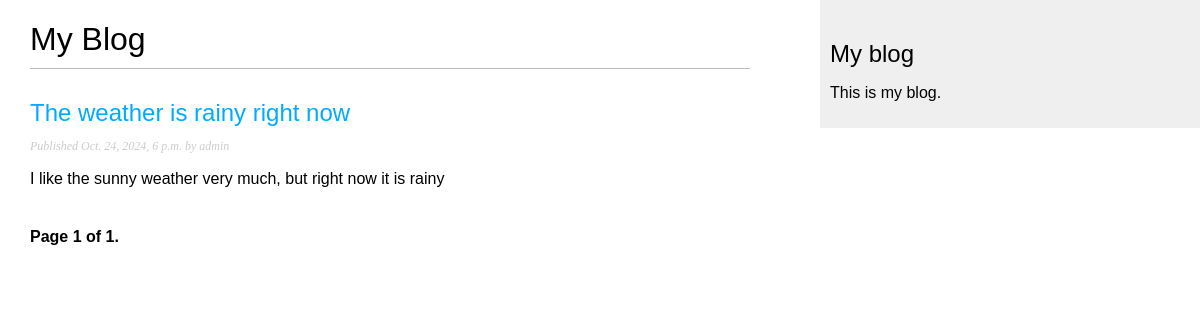
The page /blog/ on the database as committed earlier.
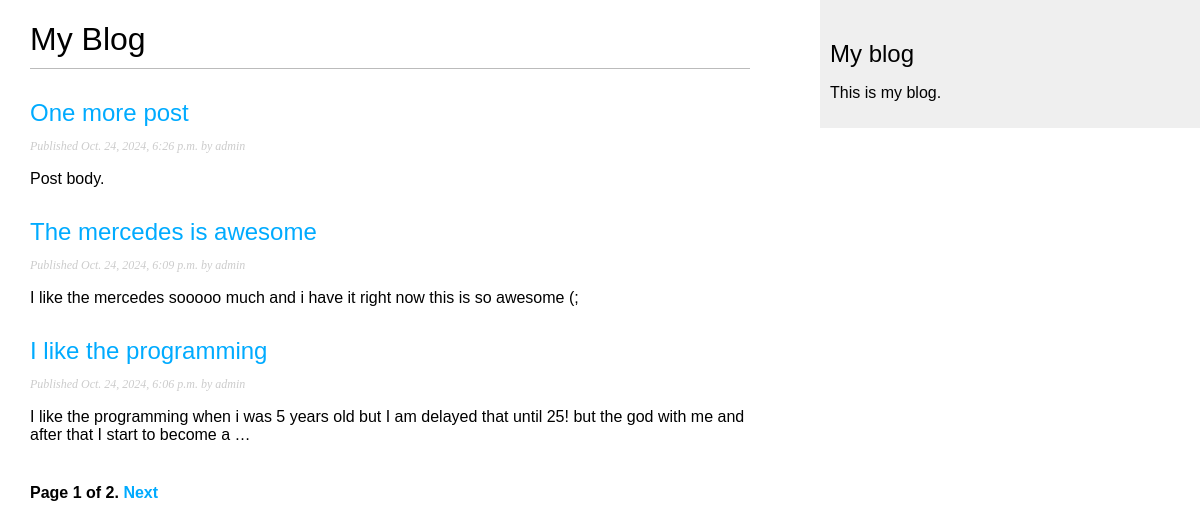
The same page on the database as committed later.
### blog/models.py (models this page shows, shortened)
class Post(models.Model):
    class Status(models.TextChoices):
        DRAFT = "DF", "Draft"
        PUBLISHED = "PB", "PUBLISHED"
    title = models.CharField(max_length=250)
    slug = models.SlugField(max_length=250, unique_for_date="publish")
    author = models.ForeignKey(
        settings.AUTH_USER_MODEL,
        on_delete=models.CASCADE,
        related_name="blog_posts"
    )
    body = models.TextField()
    publish = models.DateTimeField(default=timezone.now)
    created = models.DateTimeField(auto_now_add=True)
    updated = models.DateTimeField(auto_now=True)
    status = models.CharField(
        max_length=2,
        choices=Status,
        default=Status.DRAFT
    )
    tags = TaggableManager()
    objects = models.Manager()  # The default manager
    published = PublishedManager()  # Our custom manager
    class Meta:
        ordering = ["-publish"]
        indexes = [
            models.Index(fields=["-publish"])
        ]
    def get_absolute_url(self):
        return reverse("blog:post_detail", args=[self.publish.year, self.publish.month, self.publish.day, self.slug])

### blog/views.py (the view)
# urls.py: path("", views.PostListView.as_view(), name="post_list"),
class PostListView(ListView):
    queryset = Post.published.all()
    context_object_name = "posts"
    paginate_by = 3
    template_name = "blog/post/list.html"

### blog/templates/blog/post/list.html (shortened to what this page needs)
{% extends "blog/base.html" %}
{% block content %}
  <h1>My Blog</h1>
  {% for post in posts %}
    <h2>
      <a href="{{ post.get_absolute_url }}">
        {{ post.title }}
      </a>
    </h2>
    <p class="date">
      Published {{ post.publish }} by {{ post.author }}
    </p>
    {{ post.body|truncatewords:30|linebreaks }}
  {% endfor %}
  {% include "pagination.html" with page=page_obj %}
{% endblock %}

Rows that differ between the two databases and show on the page:
no longer on this page (row unchanged): Post: title "The weather is rainy right now", publish "Oct. 24, 2024, 6 p.m.", author "admin", body "I like the sunny weather very much, but right now it is rainy"
now on this page (row edited): Post: title "One more post", publish "Oct. 24, 2024, 6:26 p.m.", author "admin", body "Post body."
now on this page (row edited): Post: title "The mercedes is awesome", publish "Oct. 24, 2024, 6:09 p.m.", author "admin", body "I like the mercedes sooooo much and i have it right now this is so awesome (;"
now on this page (row edited): Post: title "I like the programming", publish "Oct. 24, 2024, 6:06 p.m.", author "admin", body "I like the programming when i was 5 years old but I am delayed that until 25! but the god with me and after that I start to become a …"
Other text that changed with them:
{{ page.paginator.num_pages }}: "1" → "2"
text now shown: "Next"
